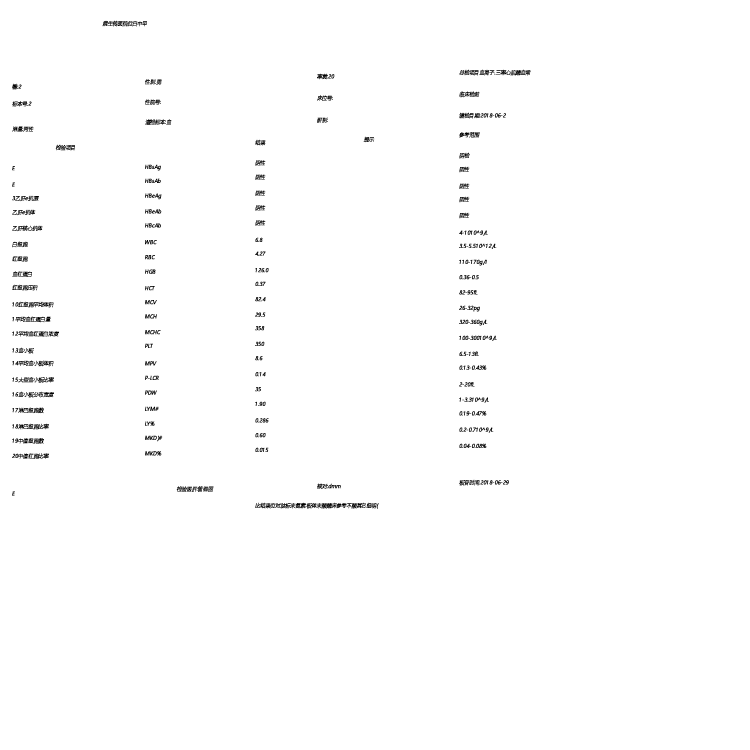
#> input picture tmp/image.jpg, 3000 x 3000 px (shown at 1/4 size)
$ python -i find_bbox.py   (imports and definitions only)   (Python 2 division)   (older library calls are emulated)
#> lines starting #> are read from the running program, lines starting #| are printed output that depends on the picture; after the words box and inside, x2 and y2 are one past the last pixel; in counts of white or black regions, pixels touching at a corner belong together; long printed decimals are rounded
#!/usr/bin/env python
'''Crop an image to just the portions containing text.
Usage:
    ./crop_morphology.py path/to/image.jpg
This will place the cropped image in path/to/image.crop.png.
For details on the methodology, see
http://www.danvk.org/2015/01/07/finding-blocks-of-text-in-an-image-using-python-opencv-and-numpy.html
'''

import glob
import os
import random
import sys
import random
import math
import json
from collections import defaultdict

import cv2
from PIL import Image, ImageDraw
import numpy as np
from scipy.ndimage.filters import rank_filter


def dilate(ary, N, iterations):
    """Dilate using an NxN '+' sign shape. ary is np.uint8."""
    kernel = np.zeros((N,N), dtype=np.uint8)
    kernel[(N-1)/2,:] = 1
    dilated_image = cv2.dilate(ary / 255, kernel, iterations=iterations)

    kernel = np.zeros((N,N), dtype=np.uint8)
    kernel[:,(N-1)/2] = 1
    dilated_image = cv2.dilate(dilated_image, kernel, iterations=iterations)
    return dilated_image


def props_for_contours(contours, ary):
    """Calculate bounding box & the number of set pixels for each contour."""
    c_info = []
    for c in contours:
        x,y,w,h = cv2.boundingRect(c)
        c_im = np.zeros(ary.shape)
        cv2.drawContours(c_im, [c], 0, 255, -1)
        c_info.append({
            'x1': x,
            'y1': y,
            'x2': x + w - 1,
            'y2': y + h - 1,
            'sum': np.sum(ary * (c_im > 0))/255
        })
    return c_info


def union_crops(crop1, crop2):
    """Union two (x1, y1, x2, y2) rects."""
    x11, y11, x21, y21 = crop1
    x12, y12, x22, y22 = crop2
    return min(x11, x12), min(y11, y12), max(x21, x22), max(y21, y22)


def intersect_crops(crop1, crop2):
    x11, y11, x21, y21 = crop1
    x12, y12, x22, y22 = crop2
    return max(x11, x12), max(y11, y12), min(x21, x22), min(y21, y22)


def crop_area(crop):
    x1, y1, x2, y2 = crop
    return max(0, x2 - x1) * max(0, y2 - y1)


def find_border_components(contours, ary):
    borders = []
    area = ary.shape[0] * ary.shape[1]
    for i, c in enumerate(contours):
        x,y,w,h = cv2.boundingRect(c)
        if w * h > 0.5 * area:
            borders.append((i, x, y, x + w - 1, y + h - 1))
    return borders


def angle_from_right(deg):
    return min(deg % 90, 90 - (deg % 90))


def remove_border(contour, ary):
    """Remove everything outside a border contour."""
    # Use a rotated rectangle (should be a good approximation of a border).
    # If it's far from a right angle, it's probably two sides of a border and
    # we should use the bounding box instead.
    c_im = np.zeros(ary.shape)
    r = cv2.minAreaRect(contour)
    degs = r[2]
    if angle_from_right(degs) <= 10.0:
        box = cv2.cv.BoxPoints(r)
        box = np.int0(box)
        cv2.drawContours(c_im, [box], 0, 255, -1)
        cv2.drawContours(c_im, [box], 0, 0, 4)
    else:
        x1, y1, x2, y2 = cv2.boundingRect(contour)
        cv2.rectangle(c_im, (x1, y1), (x2, y2), 255, -1)
        cv2.rectangle(c_im, (x1, y1), (x2, y2), 0, 4)

    return np.minimum(c_im, ary)


def find_components(edges, max_components=16):
    """Dilate the image until there are just a few connected components.
    Returns contours for these components."""
    # Perform increasingly aggressive dilation until there are just a few
    # connected components.
    count = 21
    dilation = 5
    n = 1
    while count > 16:
        n += 1
        dilated_image = dilate(edges, N=3, iterations=n)
        _, contours, hierarchy = cv2.findContours(dilated_image, cv2.RETR_TREE, cv2.CHAIN_APPROX_SIMPLE)
        count = len(contours)
    #print dilation
    #Image.fromarray(edges).show()
    #Image.fromarray(255 * dilated_image).show()
    return contours


def find_optimal_components_subset(contours, edges):
    """Find a crop which strikes a good balance of coverage/compactness.
    Returns an (x1, y1, x2, y2) tuple.
    """
    c_info = props_for_contours(contours, edges)
    c_info.sort(key=lambda x: -x['sum'])
    total = np.sum(edges) / 255
    area = edges.shape[0] * edges.shape[1]

    c = c_info[0]
    del c_info[0]
    this_crop = c['x1'], c['y1'], c['x2'], c['y2']
    crop = this_crop
    covered_sum = c['sum']

    while covered_sum < total:
        changed = False
        recall = 1.0 * covered_sum / total
        prec = 1 - 1.0 * crop_area(crop) / area
        f1 = 2 * (prec * recall / (prec + recall))
        #print '----'
        for i, c in enumerate(c_info):
            this_crop = c['x1'], c['y1'], c['x2'], c['y2']
            new_crop = union_crops(crop, this_crop)
            new_sum = covered_sum + c['sum']
            new_recall = 1.0 * new_sum / total
            new_prec = 1 - 1.0 * crop_area(new_crop) / area
            new_f1 = 2 * new_prec * new_recall / (new_prec + new_recall)

            # Add this crop if it improves f1 score,
            # _or_ it adds 25% of the remaining pixels for <15% crop expansion.
            # ^^^ very ad-hoc! make this smoother
            remaining_frac = c['sum'] / (total - covered_sum)
            new_area_frac = 1.0 * crop_area(new_crop) / crop_area(crop) - 1
            if new_f1 > f1 or (
                    remaining_frac > 0.25 and new_area_frac < 0.15):
                print '%d %s -> %s / %s (%s), %s -> %s / %s (%s), %s -> %s' % (
                        i, covered_sum, new_sum, total, remaining_frac,
                        crop_area(crop), crop_area(new_crop), area, new_area_frac,
                        f1, new_f1)
                crop = new_crop
                covered_sum = new_sum
                del c_info[i]
                changed = True
                break

        if not changed:
            break

    return crop


def pad_crop(crop, contours, edges, border_contour, pad_px=15):
    """Slightly expand the crop to get full contours.
    This will expand to include any contours it currently intersects, but will
    not expand past a border.
    """
    bx1, by1, bx2, by2 = 0, 0, edges.shape[0], edges.shape[1]
    if border_contour is not None and len(border_contour) > 0:
        c = props_for_contours([border_contour], edges)[0]
        bx1, by1, bx2, by2 = c['x1'] + 5, c['y1'] + 5, c['x2'] - 5, c['y2'] - 5

    def crop_in_border(crop):
        x1, y1, x2, y2 = crop
        x1 = max(x1 - pad_px, bx1)
        y1 = max(y1 - pad_px, by1)
        x2 = min(x2 + pad_px, bx2)
        y2 = min(y2 + pad_px, by2)
        return crop

    crop = crop_in_border(crop)

    c_info = props_for_contours(contours, edges)
    changed = False
    for c in c_info:
        this_crop = c['x1'], c['y1'], c['x2'], c['y2']
        this_area = crop_area(this_crop)
        int_area = crop_area(intersect_crops(crop, this_crop))
        new_crop = crop_in_border(union_crops(crop, this_crop))
        if 0 < int_area < this_area and crop != new_crop:
            print '%s -> %s' % (str(crop), str(new_crop))
            changed = True
            crop = new_crop

    if changed:
        return pad_crop(crop, contours, edges, border_contour, pad_px)
    else:
        return crop


def downscale_image(im, max_dim=2048):
    """Shrink im until its longest dimension is <= max_dim.
    Returns new_image, scale (where scale <= 1).
    """
    a, b = im.size
    if max(a, b) <= max_dim:
        return 1.0, im

    scale = 1.0 * max_dim / max(a, b)
    new_im = im.resize((int(a * scale), int(b * scale)), Image.ANTIALIAS)
    return scale, new_im


def process_image(path, out_path, save_flag):
#> called with path = 'tmp/image.jpg', out_path = 'out.png', save_flag = 'out1.png'
    orig_im = Image.open(path)
#> orig_im is the input picture: PIL image 3000x3000 RGB; min 0, max 255, mean 252.8
    scale, im = downscale_image(orig_im)
#> scale = 0.683

    edges = cv2.Canny(np.asarray(im), 100, 200)
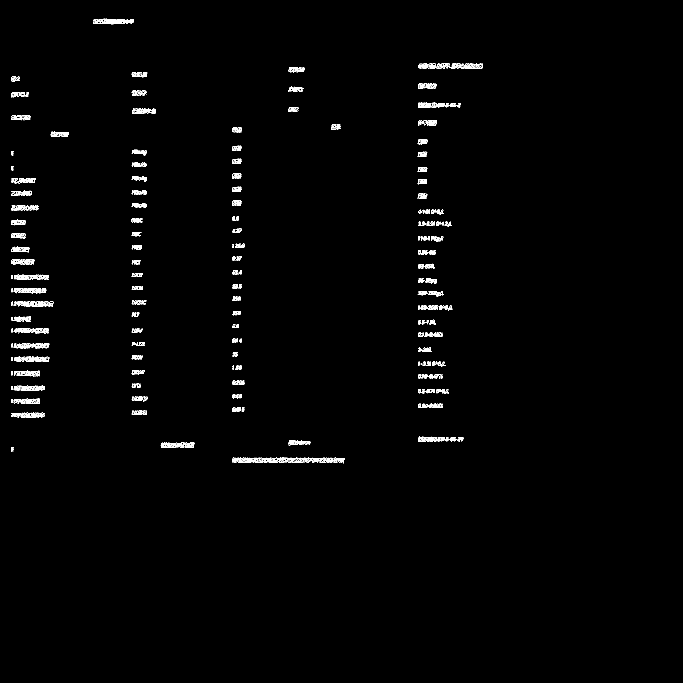
#> edges: shape (2048, 2048) (shown at 1/3 size); 0.76% white in thin lines or dots, all inside (x1, y1, x2, y2) = (33, 56, 1449, 1390)

    # TODO: dilate image _before_ finding a border. This is crazy sensitive!
    _, contours, hierarchy = cv2.findContours(edges, cv2.RETR_TREE, cv2.CHAIN_APPROX_SIMPLE)
#> contours = 1836 contours, 1425 with area under 20; largest, box (x1, y1, x2, y2) and area: (323, 57, 380, 73) 412, (725, 1373, 791, 1389) 383, (50, 903, 131, 920) 378, (1254, 308, 1294, 324) 358, (1254, 190, 1307, 206) 346
    borders = find_border_components(contours, edges)
#> the loop in find_border_components, `for i, c in enumerate(contours):` made 1836 passes
#> (c, x, y, w, h) on passes 1, 2, 10: ([[988, 1387], [995, 1387]], 988, 1387, 8, 1), ([[758, 1387], [761, 1387]], 758, 1387, 4, 1), ([[768, 1384], [768, 1385], [769, 1385]], 768, 1384, 2, 2)
#> after the loop in find_border_components, `for i, c in enumerate(contours):`: borders = []
#> borders = []
    borders.sort(key=lambda (i, x1, y1, x2, y2): (x2 - x1) * (y2 - y1))

    border_contour = None
    if len(borders):
        border_contour = contours[borders[0][0]]
        edges = remove_border(border_contour, edges)

    edges = 255 * (edges > 0).astype(np.uint8)

    # Remove ~1px borders using a rank filter.
    maxed_rows = rank_filter(edges, -4, size=(1, 20))
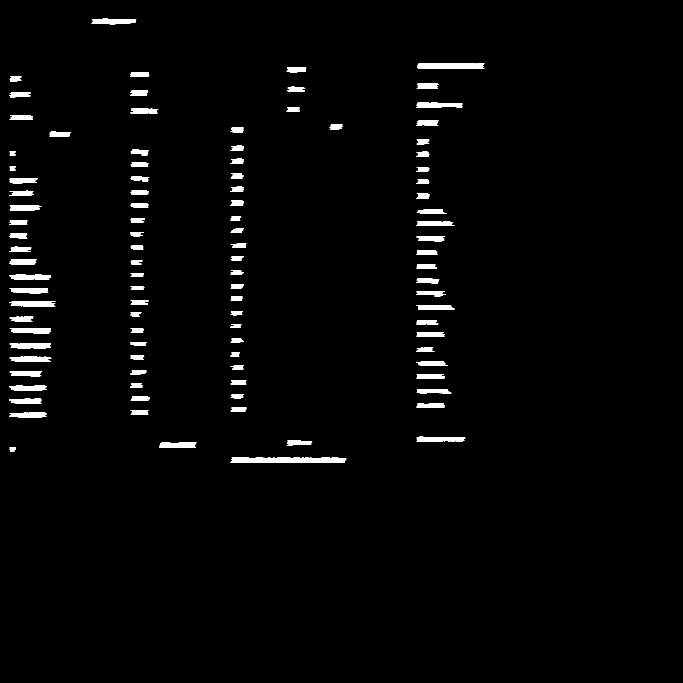
#> maxed_rows: shape (2048, 2048) (shown at 1/3 size); 1.9% white; 126 white regions (17 under 20 px), largest, box (x1, y1, x2, y2) and area: (691, 1373, 1039, 1389) 4763, (1251, 190, 1454, 206) 2657, (1249, 1310, 1396, 1326) 1845
    maxed_cols = rank_filter(edges, -4, size=(20, 1))
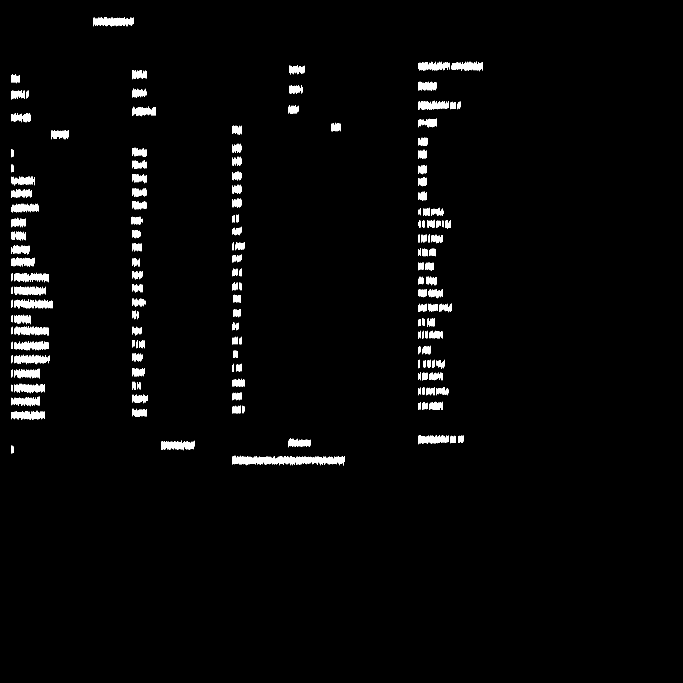
#> maxed_cols: shape (2048, 2048) (shown at 1/3 size); 2% white; 678 white regions (55 under 20 px), largest, box (x1, y1, x2, y2) and area: (78, 1151, 134, 1180) 971, (396, 319, 453, 349) 949, (65, 1108, 110, 1135) 776
    debordered = np.minimum(np.minimum(edges, maxed_rows), maxed_cols)
#> debordered: shape (2048, 2048); 0.63% white in thin lines or dots, all inside (x1, y1, x2, y2) = (33, 56, 1449, 1389)
    edges = debordered

    contours = find_components(edges)
#> the loop in find_components, `while count > 16:` made 21 passes
#> count on passes 1 to 12: 130, 109, 103, 103, 102, 102, 102, 101, 101, 96, 87, 71
#> pass 1, in dilate, `dilated_image = cv2.dilate(dilated_image, kernel, iterations=iterations)`:
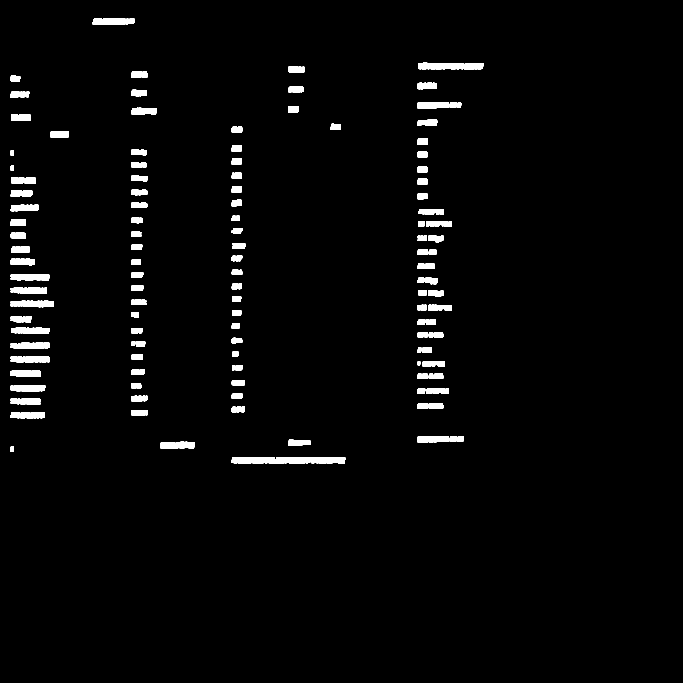
#> dilated_image: shape (2048, 2048) (shown at 1/3 size); values 0 (black) and 1 (white), 2.4% white; 125 white regions, largest, box (x1, y1, x2, y2) and area: (695, 1371, 1036, 1391) 6194, (32, 901, 161, 922) 2297, (278, 54, 404, 75) 2230
#> after the loop in find_components, `while count > 16:`:
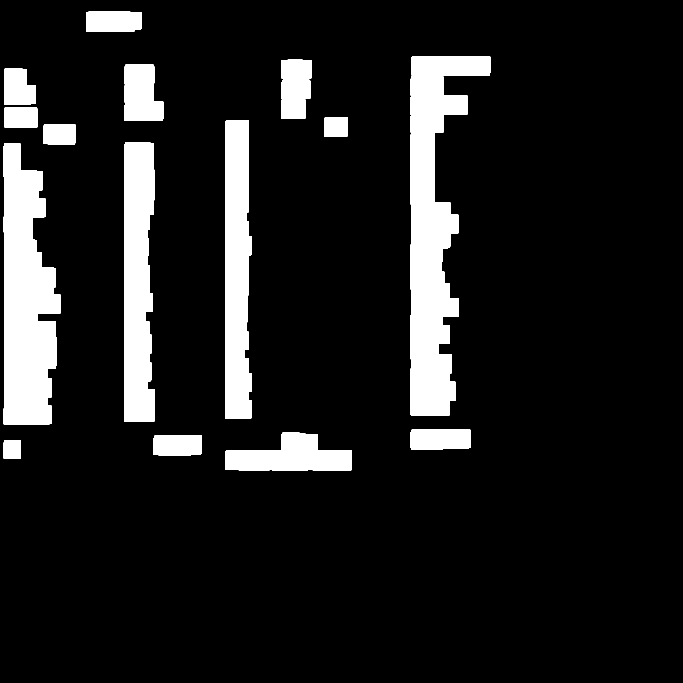
#> dilated_image: shape (2048, 2048) (shown at 1/3 size); values 0 (black) and 1 (white), 11.4% white; 16 white regions
#> after the loop in find_components, `while count > 16:`: n = 22
#> contours = 16 contours; largest, box (x1, y1, x2, y2) and area: (1232, 168, 1471, 1246) 123674, (11, 431, 181, 1275) 104452, (373, 427, 464, 1266) 66610, (675, 360, 756, 1257) 63406, (675, 1298, 1056, 1411) 27818
    if len(contours) == 0:
        print '%s -> (no text!)' % path
        return

    crop = find_optimal_components_subset(contours, edges)
#> the loop in props_for_contours, `for c in contours:` made 16 passes
#> (x, y, w, h) on passes 1 to 12: (11, 1320, 51, 56), (461, 1305, 144, 61), (675, 1298, 381, 113), (1232, 1288, 180, 60), (11, 431, 170, 844), (373, 427, 91, 839), (131, 373, 96, 60), (675, 360, 81, 897), (972, 351, 71, 59), (13, 323, 100, 59), (844, 299, 73, 58), (12, 206, 96, 108)
#> after the loop in props_for_contours, `for c in contours:`:
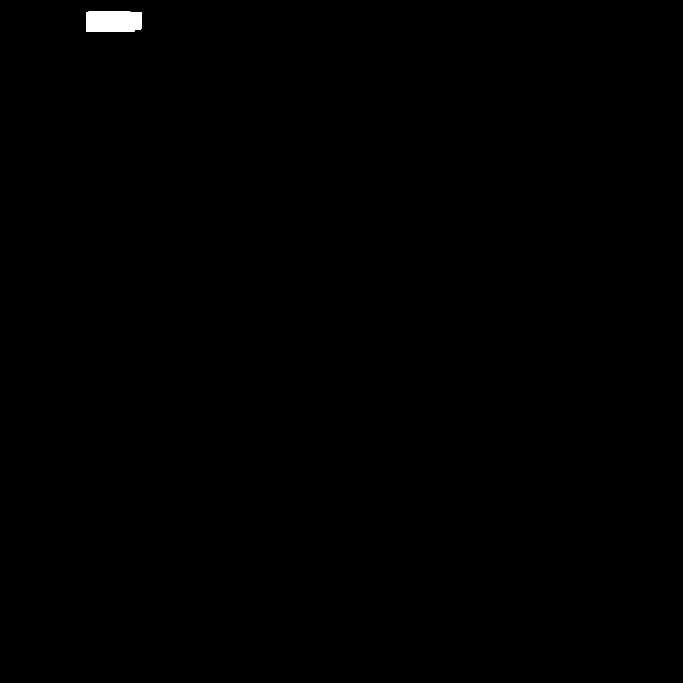
#> c_im: shape (2048, 2048) float64 (shown at 1/3 size); 0.23% white; 1 white region, box (x1, y1, x2, y2) and area: (258, 34, 424, 95) 9759
#> after the loop in props_for_contours, `for c in contours:`: c_info = 16 items
#> in find_optimal_components_subset, `total = np.sum(edges) / 255`: total = 26381
#> in find_optimal_components_subset, `area = edges.shape[0] * edges.shape[1]`: area = 4194304
#> in find_optimal_components_subset, `c = c_info[0]`: c = {'x1': 11, 'y1': 431, 'x2': 180, 'y2': 1274, 'sum': 7575}
#> in find_optimal_components_subset, `this_crop = c['x1'], c['y1'], c['x2'], c['y2']`: this_crop = (11, 431, 180, 1274)
#> in find_optimal_components_subset, `covered_sum = c['sum']`: covered_sum = 7575
#> the loop in find_optimal_components_subset, `while covered_sum < total:` made 15 passes
#> (recall, prec, f1) on passes 1 to 8: (0.287, 0.966, 0.443), (0.547, 0.615, 0.579), (0.662, 0.615, 0.638), (0.761, 0.615, 0.68), (0.836, 0.568, 0.676), (0.866, 0.568, 0.686), (0.89, 0.568, 0.693), (0.911, 0.568, 0.7)
#> (recall, prec, f1) on pass 9: (0.937, 0.521, 0.67)
#| 0 7575.0 -> 14425.0 / 26381.0 (0.3642), 142467 -> 1613654 / 4194304 (10.327), 0.4427 -> 0.579
#| 0 14425.0 -> 17456.0 / 26381.0 (0.2535), 1613654 -> 1613654 / 4194304 (0.0), 0.579 -> 0.6376
#| 0 17456.0 -> 20073.0 / 26381.0 (0.2932), 1613654 -> 1613654 / 4194304 (0.0), 0.6376 -> 0.6804
#| 0 20073.0 -> 22054.0 / 26381.0 (0.314), 1613654 -> 1812078 / 4194304 (0.123), 0.6804 -> 0.6764
#| 0 22054.0 -> 22856.0 / 26381.0 (0.1853), 1812078 -> 1812078 / 4194304 (0.0), 0.6764 -> 0.6861
#| 1 22856.0 -> 23481.0 / 26381.0 (0.1773), 1812078 -> 1812078 / 4194304 (0.0), 0.6861 -> 0.6934
#| 1 23481.0 -> 24034.0 / 26381.0 (0.1907), 1812078 -> 1812078 / 4194304 (0.0), 0.6934 -> 0.6997
#| 0 24034.0 -> 24713.0 / 26381.0 (0.2893), 1812078 -> 2007584 / 4194304 (0.1079), 0.6997 -> 0.6699
#> (further printed lines are left out)
    crop = pad_crop(crop, contours, edges, border_contour)
#> the loop in props_for_contours (call 2), `for c in contours:` made 16 passes
#> the loop in pad_crop, `for c in c_info:` made 16 passes
#> c on passes 1 to 11: {'x1': 11, 'y1': 1320, 'x2': 61, 'y2': 1375, 'sum': 27}, {'x1': 461, 'y1': 1305, 'x2': 604, 'y2': 1365, 'sum': 553}, {'x1': 675, 'y1': 1298, 'x2': 1055, 'y2': 1410, 'sum': 1981}, {'x1': 1232, 'y1': 1288, 'x2': 1411, 'y2': 1347, 'sum': 625}, {'x1': 11, 'y1': 431, 'x2': 180, 'y2': 1274, 'sum': 7575}, {'x1': 373, 'y1': 427, 'x2': 463, 'y2': 1265, 'sum': 3031}, {'x1': 131, 'y1': 373, 'x2': 226, 'y2': 432, 'sum': 297}, {'x1': 675, 'y1': 360, 'x2': 755, 'y2': 1256, 'sum': 2617}, {'x1': 972, 'y1': 351, 'x2': 1042, 'y2': 409, 'sum': 149}, {'x1': 13, 'y1': 323, 'x2': 112, 'y2': 381, 'sum': 268}, {'x1': 844, 'y1': 299, 'x2': 916, 'y2': 356, 'sum': 151}

    crop = [int(x / scale) for x in crop]  # upscale to the original image size.
    # [10 lines of commented-out code are left out]
    text_im = orig_im.crop(crop)
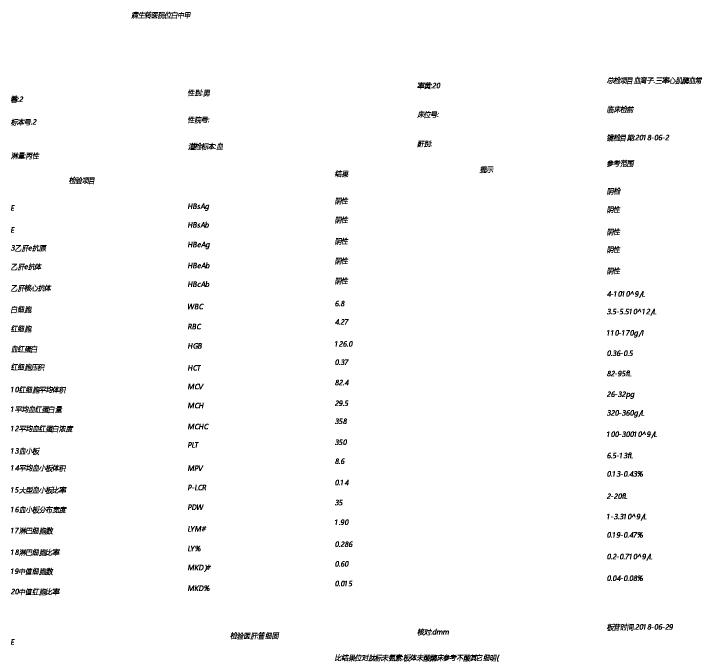
#> text_im: PIL image 2137x2016 RGB (shown at 1/3 size); min 0, max 255, mean 250.3
    print '%s -> %s' % (path, out_path)
    if save_flag:
        text_im.save(out_path)
    else:
        return text_im


# [14 lines not run here, left out]

>>> result = process_image('tmp/image.jpg', 'out.png', 'out1.png')
